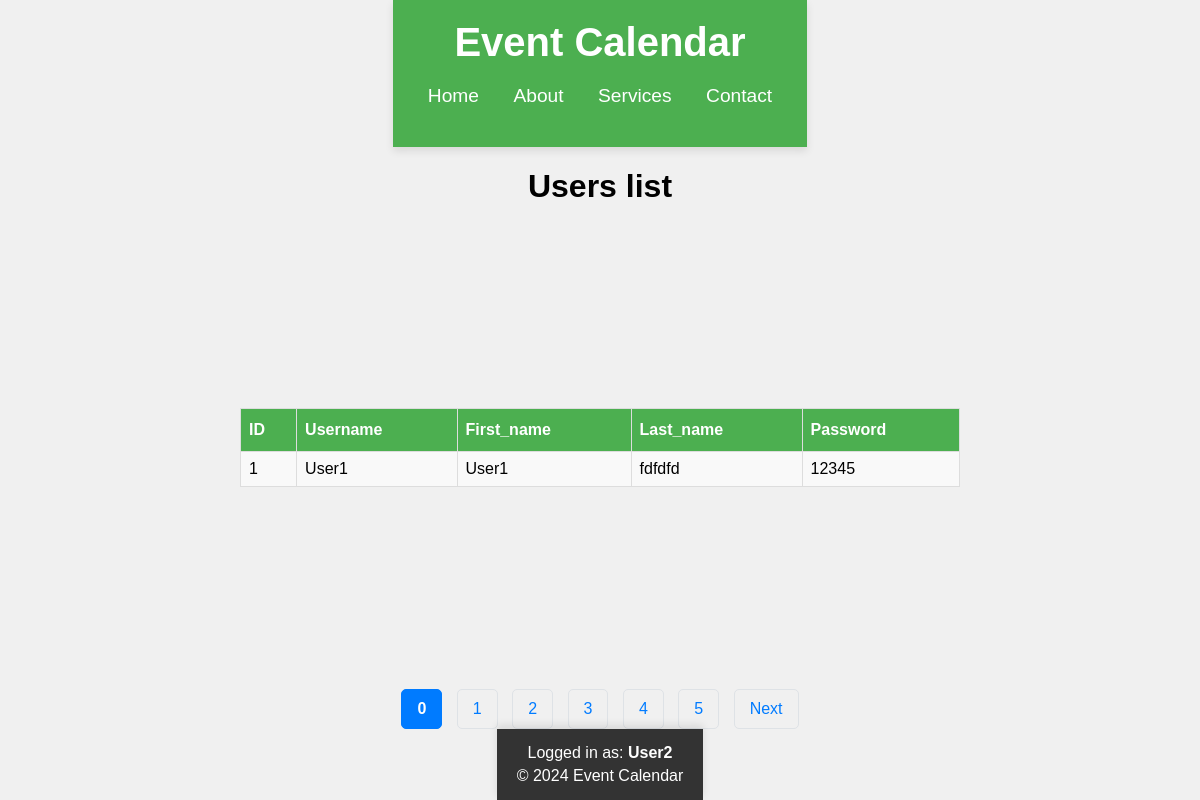
Screenshot of /users (signed in) with the database file from the repository.
### app/user/models.py (models this page shows)
class User(db.Model):
    __tablename__ = 'user'
    id = db.Column(db.Integer, primary_key=True, nullable=False, autoincrement=True)
    first_name = db.Column(db.String(50), nullable=False)
    last_name = db.Column(db.String(50), nullable=False)
    username = db.Column(db.String(50), nullable=False)
    password = db.Column(db.String(50), nullable=False)

### app/main/views.py (the view)
    def wrapper(*args, **kwargs):
        if not session.get('username', None):
            return redirect(url_for('login_page'))
        return func(*args, **kwargs)

### app/main/views.py (called while the page is built)
def login_decorator(func):
    def wrapper(*args, **kwargs):
        if not session.get('username', None):
            return redirect(url_for('login_page'))
        return func(*args, **kwargs)
    wrapper.__name__ = func.__name__
    return wrapper

### app/user/views.py (called while the page is built)
@app.get('/users')
@login_decorator
def users():
    users_data = User.query.all()
    return render_template('user/list.html', header='Users list',
                           username=session.get('username', 'Unknown user'), users_data=users_data,
                           selected_page=int(request.args.get('page', 0)), page_size=int(request.args.get('size', 1)))

### templates/user/list.html (shortened to what this page needs)
{% extends 'base.html' %}
{% block content %}
    {% if selected_page < (users_data|length / page_size)|round(0, "ceil")|int %}
        <h1>{{ header }}</h1>
        <table>
            <tr>
                <th>ID</th>
                <th>Username</th>
                <th>First_name</th>
                <th>Last_name</th>
                <th>Password</th>
            </tr>
            {% for page in range((users_data|length / page_size)|round(0, "ceil")|int) %}
                {% if page == selected_page %}
                    {% for user in users_data[(page * page_size):((page + 1) * page_size)] %}
                        <tr>
                            <td>{{ user.id }}</td>
                            <td>{{ user.username }}</td>
                            <td>{{ user.first_name }}</td>
                            <td>{{ user.last_name }}</td>
                            <td>{{ user.password }}</td>
                        </tr>
                    {% endfor %}
                {% endif %}
            {% endfor %}
        </table>
        <div class="pagination">
            {% for page_number in range((users_data|length / page_size)|round(0, "ceil")|int) %}
                {% if page_number == selected_page %}
                    <span class="current">{{ page_number }}</span>
                {% else %}
                    <a href="?size={{ page_size }}&page={{ page_number }}">{{ page_number }}</a>
                {% endif %}
            {% endfor %}
            {% if selected_page != (users_data|length / page_size)|round(0, "ceil")|int - 1 %}
                <a href="?size={{ page_size }}&page={{ selected_page + 1 }}">Next</a>
            {% endif %}
        </div>
    {% else %}
        <div class="error-message">
            No existing page matching number "{{ selected_page }}" found
        </div>
    {% endif %}
{% endblock %}
{% block username %}
    {{ username }}
{% endblock %}

### static/styles.css (style rules this page uses)
body { margin: 0; padding: 0; display: flex; flex-direction: column; min-height: 100vh; justify-content: center; align-items: center; height: 100vh; font-family: Cambria, sans-serif; background-color: #f0f0f0; }
table { width: 60%; margin: auto; border-collapse: collapse; }
th, td { border: 1px solid #ddd; padding: 8px; }
th { background-color: #f2f2f2; }
tr:nth-child(even) { background-color: #f9f9f9; }
th { padding-top: 12px; padding-bottom: 12px; text-align: left; background-color: #4CAF50; color: white; }
.pagination { margin-top: 20px; text-align: center; }
.pagination a, .pagination span { display: inline-block; margin: 0 5px; padding: 10px 15px; text-decoration: none; color: #007bff; border: 1px solid #dee2e6; border-radius: 5px; }
.pagination .current { font-weight: bold; background-color: #007bff; color: white; border-color: #007bff; }

### rows the page displays
User: id "1", username "User1", first_name "User1", last_name "fdfdfd", password "12345"

### other values shown
{{ header }} "Users list"
{{ page_number }} "0"
{{ page_number }} "1" "2" "3" "4" "5"
{{ username }} "User2"
